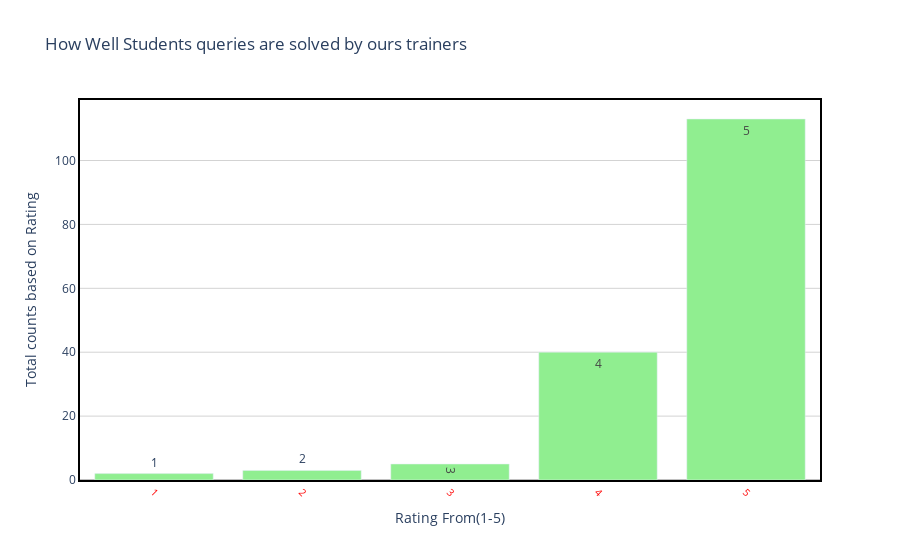

Source (notebook cell):
### Code cell
draw_trace_bar(Student_queries_sloved,'Student_queries_sloved(0-5)','counts','How Well Students queries are solved by ours trainers', 'Rating From(1-5)','Total counts based on Rating',"lightgreen")

### Figure 1 — Plotly figure (JSON) as saved in the notebook; plotly's stock layout.template omitted (floating-point values rounded to 4 significant figures)
{"data": [{"marker": {"color": "lightgreen"}, "text": [5, 4, 3, 2, 1], "type": "bar", "x": [5, 4, 3, 2, 1], "y": [113, 40, 5, 3, 2]}], "layout": {"hovermode": "closest", "paper_bgcolor": "rgba(0, 0, 0, 0)", "plot_bgcolor": "rgba(0, 0, 0, 0)", "title": {"text": "How Well Students queries are solved by ours trainers"}, "xaxis": {"linecolor": "black", "linewidth": 2, "mirror": true, "showline": true, "showticklabels": true, "tickangle": 45, "tickfont": {"color": "red", "size": 10}, "title": {"text": "Rating From(1-5)"}, "zeroline": true, "zerolinecolor": "grey", "zerolinewidth": 1}, "yaxis": {"gridcolor": "lightgrey", "linecolor": "black", "linewidth": 2, "mirror": true, "showline": true, "title": {"text": "Total counts based on Rating"}, "zeroline": true, "zerolinecolor": "grey", "zerolinewidth": 1}}}
